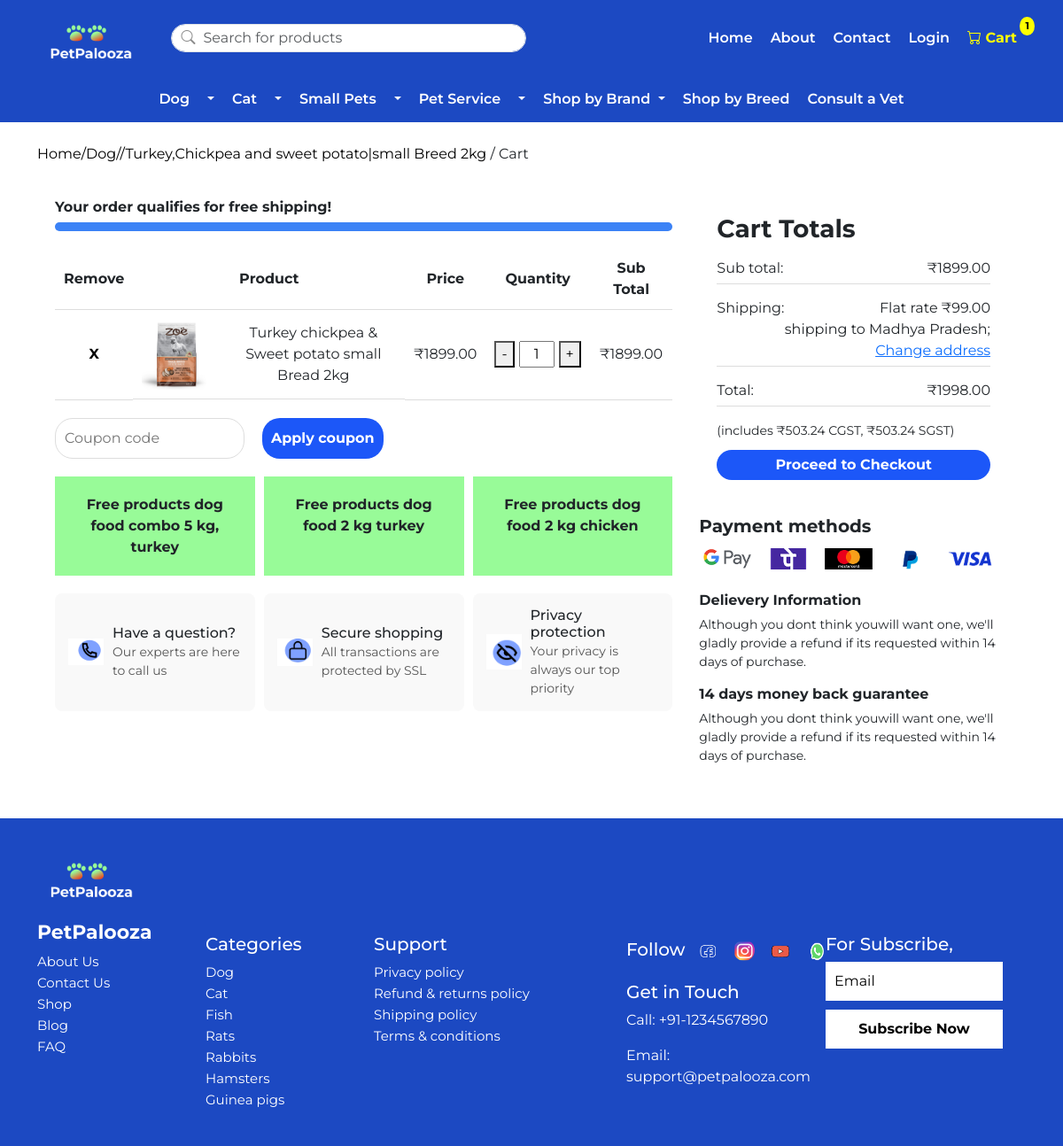
The page /cart on the database its author committed.
### pets/models.py (models this page shows, shortened)
class SiteLogo(models.Model):
    image = models.ImageField(upload_to='logos/')
    alt_text = models.CharField(max_length=100, default="Site Logo")

class Productmain(models.Model):
    name = models.CharField(max_length=200)
    image = models.ImageField(upload_to="products/")
    price = models.DecimalField(max_digits=10, decimal_places=2)

class FooterIcon(models.Model):
    title = models.CharField(max_length=100)
    description = models.TextField()
    icon = models.ImageField(upload_to="footer_icons/")

class PaymentMethod(models.Model):
    name = models.CharField(max_length=100)
    icon = models.ImageField(upload_to="payment_icons/")

class FooterContent(models.Model):
    logo = models.ImageField(upload_to="footer_logo/", blank=True, null=True)

class SocialIcon(models.Model):
    name = models.CharField(max_length=50)  # Facebook, Instagram, etc.
    icon = models.ImageField(upload_to="social_icons/")  # just image

### pets/views.py (the view)
# urls.py: path("cart",views.cart,name="cart"),
def cart(request):
    cart_items = Productmain.objects.all()
    subtotal = sum(item.price for item in cart_items)
    shipping = Decimal("99.00")
    total = subtotal + shipping
    tax = subtotal * Decimal("0.265")  # Example calculation
    payment_methods = PaymentMethod.objects.all()
    footer_icons = FooterIcon.objects.all()
    context = {
        "cart_items": cart_items,
        "subtotal": subtotal,
        "shipping": shipping,
        "total": total,
        "tax": tax,
        "payment_methods": payment_methods,
        "footer_icons": footer_icons,
    }
    return render(request, "cart.html", context)

### pets/context_processors.py (called while the page is built)
def site_logo(request):
    logo = SiteLogo.objects.first()
    return {"site_logo": logo}

def footer_context(request):
    footer_logo = FooterContent.objects.first()
    social_icons = SocialIcon.objects.all()
    return {
        "footer_logo": footer_logo,
        "social_icons": social_icons,
    }

def brand(request):
     brands = Brand.objects.all()
     return{
         "brands":brands
     }

### pets/templates/cart.html (shortened to what this page needs)
 {% extends "base.html" %}
{% load static %}
{% block content %}
<!DOCTYPE html>
<html lang="en">
<head>
</head>
<body>
<p>
  <a href="{% url 'home' %}" style="color: black;text-decoration: none;">Home/Dog//Turkey,Chickpea and sweet potato|small Breed 2kg</a> / Cart
</p>
<div class="cart-container">
  <div class="cart-content">
    <div class="cart-left">
      <div class="progress-container">
        <p>Your order qualifies for free shipping!</p>
        <div class="progress-bar">
          <div class="progress-fill"></div>
        </div>
      </div>
      <table class="cart-table">
        <thead>
          <tr>
            <th>Remove</th>
            <th>Product</th>
            <th>Price</th>
            <th>Quantity</th>
            <th>Sub Total</th>
          </tr>
        </thead>
        <tbody>
          {% for item in cart_items %}
          <tr>
            <td><button class="remove-btn">X</button></td>
            <td class="product-info">
              <img src="{{ item.image.url }}" alt="{{ item.name }}">
              <span>{{ item.name }}</span>
            </td>
            <td>₹{{ item.price }}</td>
            <td>
              <div class="quantity-box">
  <button class="decrease">-</button>
  <input type="text" value="1" min="1">
  <button class="increase">+</button>
</div>
            </td>
            <td>₹{{ item.price }}</td>
          </tr>
          {% endfor %}
        </tbody>
      </table>
      <div class="coupon">
        <input type="text" placeholder="Coupon code">
        <button class="btn">Apply coupon</button>
      </div>
      <div class="offers">
        <div class="offer-box">Free products dog food combo 5 kg, turkey</div>
        <div class="offer-box">Free products dog food 2 kg turkey</div>
        <div class="offer-box">Free products dog food 2 kg chicken</div>
      </div>
      <div class="footer-info">
  {% for f in footer_icons %}
    <div class="footer-item">
      <img src="{{ f.icon.url }}" alt="{{ f.title }}" class="footer-icon">
      <div class="footer-text">
        <h4>{{ f.title }}</h4>
        <p>{{ f.description }}</p>
      </div>
    </div>
  {% endfor %}
</div>
    </div>
    <div class="cart-right">
      <div class="cart-totals">
        <h3 style="font-weight: bold;">Cart Totals</h3>
        <p>Sub total: <span>₹{{ subtotal }}</span></p>
        <p class="shipping">
    <span>Shipping:</span>
    <span>
      Flat rate ₹{{ shipping }}<br>
      shipping to Madhya Pradesh;<br>
      <a href="#">Change address</a>
    </span>
  </p>
        <p>Total: <span>₹{{ total }}</span></p>
        <small>(includes ₹{{ tax|floatformat:2 }} CGST, ₹{{ tax|floatformat:2 }} SGST)</small>
        <button class="checkout-btn">Proceed to Checkout</button>
      </div>
      <div class="payments">
        <h5 style="font-weight: bold;">Payment methods</h5>
        {% for method in payment_methods %}
          <img src="{{ method.icon.url }}" alt="{{ method.name }}">
        {% endfor %}
      </div>
<div class="delievery" style="font-size: 14px;">
     <h6 style="font-weight: bold;">Delievery Information</h6>
     <p>Although you dont think youwill want one, we'll gladly provide a refund if its requested
      within 14 days of purchase.
     </p>
     <h6 style="font-weight: bold;">14 days money back guarantee</h6>
     <p>Although you dont think youwill want one, we'll gladly provide a refund if its requested
      within 14 days of purchase.
     </p>
    </div>
  </div>
</div>
</div>
</body>
</html>
{% endblock %}

### pets/templates/base.html (shortened to what this page needs)
{% load static %}
<!DOCTYPE html>
<html lang="en">
<head>
  <link href="https://cdn.jsdelivr.net/npm/bootstrap@5.3.2/dist/css/bootstrap.min.css" rel="stylesheet">
  <link href="https://cdn.jsdelivr.net/npm/bootstrap-icons/font/bootstrap-icons.css" rel="stylesheet">
<link href="https://cdnjs.cloudflare.com/ajax/libs/font-awesome/6.5.1/css/all.min.css" rel="stylesheet">
</head>
<body>
<header class="top-bar py-2">
  <div class="container d-flex align-items-center justify-content-between">
    <a class="d-flex align-items-center text-white text-decoration-none" href="{% url 'home' %}">
      {% if site_logo and site_logo.image %}
        <img src="{{ site_logo.image.url }}" alt="{{ site_logo.alt_text }}" height="60" style="margin-top: 10px;" class="me-2">
      {% endif %}
    </a>
    <div class="search-wrap flex-grow-1 mx-4">
      <i class="bi bi-search"></i>
      <input type="search" class="form-control" placeholder="Search for products" style="color: #000;" />
    </div>
<ul class="nav top-links align-items-center">
  <li class="nav-item">
    <a class="nav-link {% if request.resolver_match.url_name == 'home' %}active{% endif %}" href="{% url 'home' %}">Home</a>
  </li>
  <li class="nav-item">
    <a class="nav-link {% if request.resolver_match.url_name == 'about' %}active{% endif %}" href="{% url 'about' %}">About</a>
  </li>
  <li class="nav-item">
    <a class="nav-link {% if request.resolver_match.url_name == 'contact' %}active{% endif %}" href="{% url 'contact' %}">Contact</a>
  </li>
  <li class="nav-item">
    <a class="nav-link {% if request.resolver_match.url_name == 'login' %}active{% endif %}" href="{% url 'login' %}">Login</a>
  </li>
  <li class="nav-item cart-wrap">
    <a class="nav-link {% if request.resolver_match.url_name == 'cart' %}active{% endif %}" href="{% url 'cart' %}">
      <i class="bi bi-cart"></i> Cart
      <span class="cart-badge">1</span>
    </a>
  </li>
</ul>
  </div>
</header>
<div class="category-bar py-2">
  <div class="container">
    <ul class="nav category-nav justify-content-center">
  <li class="nav-item dropdown d-flex align-items-center">
<a class="nav-link {% if request.path == '/dog/' %}active{% endif %}" href="{% url 'dog' %}">
      Dog
    </a>
  <a class="nav-link dropdown-toggle " href="#" role="button" data-bs-toggle="dropdown" aria-expanded="false"></a>
</li>
  <ul class="nav category-nav justify-content-center">
  <li class="nav-item dropdown d-flex align-items-center">
  <a class="nav-link" href="{% url 'cat' %}">
    Cat
  </a>
  <a class="nav-link dropdown-toggle " href="#" role="button" data-bs-toggle="dropdown" aria-expanded="false"></a>
</li>
  <ul class="nav category-nav justify-content-center">
  <li class="nav-item dropdown d-flex align-items-center">
  <a class="nav-link" href="{% url 'smallpets' %}">
    Small Pets
  </a>
  <a class="nav-link dropdown-toggle " href="#" role="button" data-bs-toggle="dropdown" aria-expanded="false"></a>
    </li>
  <ul class="nav category-nav justify-content-center">
  <li class="nav-item dropdown d-flex align-items-center">
  <a class="nav-link" href="{% url 'petservice' %}">
    Pet Service
  </a>
  <a class="nav-link dropdown-toggle " href="#" role="button" data-bs-toggle="dropdown" aria-expanded="false"></a>
  </ul>
    <li class="nav-item dropdown d-flex align-items-center">
<li class="nav-item dropdown d-flex align-items-center">
    <a class="nav-link dropdown-toggle"  role="button" id="shopByBrandDropdown" data-bs-toggle="dropdown" aria-expanded="false">
        Shop by Brand
    </a>
</li>
      <li class="nav-item"><a class="nav-link" href="#">Shop by Breed</a></li>
      <li class="nav-item"><a class="nav-link" href="{% url 'vetdoctor' %}">Consult a Vet</a></li>
    </ul>
  </div>
</div>
<div class="container my-4">
  {% block content %}{% endblock %}
</div>
<footer class="footer">
  <div class="container">
    <div class="row">
      <div class="col-md-2 col-6 footer-col">
        {% if footer_logo and footer_logo.logo %}
          <img src="{{ footer_logo.logo.url }}" alt="PetPalooza Logo" class="footer-logo">
        {% endif %}
        <h5 class="footer-title">PetPalooza</h5>
         <ul>
          <li><a href="#">About Us</a></li>
          <li><a href="#">Contact Us</a></li>
          <li><a href="#">Shop</a></li>
          <li><a href="#">Blog</a></li>
          <li><a href="#">FAQ</a></li>
        </ul>
      </div>
      <div class="col-md-2 col-6 footer-col" style="margin-top:90px;">
        <h5 class="footer-heading">Categories</h5>
        <ul>
          <li><a href="#">Dog</a></li>
          <li><a href="#">Cat</a></li>
          <li><a href="#">Fish</a></li>
          <li><a href="#">Rats</a></li>
          <li><a href="#">Rabbits</a></li>
          <li><a href="#">Hamsters</a></li>
          <li><a href="#">Guinea pigs</a></li>
        </ul>
      </div>
      <div class="col-md-3 col-6 footer-col" style="margin-top: 90px;">
        <h5 class="footer-heading">Support</h5>
        <ul>
          <li><a href="#">Privacy policy</a></li>
          <li><a href="#">Refund & returns policy</a></li>
          <li><a href="#">Shipping policy</a></li>
          <li><a href="#">Terms & conditions</a></li>
        </ul>
      </div>
        <div class="col-md-2 col-6 footer-col" style="margin-top: 80px;">
  <div class="d-flex align-items-center">
    <h5 class="footer-heading mt-3 me-2">Follow</h5>
    <div class="social-icons d-flex">
      {% for icon in social_icons %}
        <img src="{{ icon.icon.url }}" alt="{{ icon.name }}" class="mx-1" style="width:24px; height:24px;">
      {% endfor %}
    </div>
  </div>
        <h5 class="footer-heading mt-3">Get in Touch</h5>
        <p>Call: +91-1234567890</p>
        <p>Email: support@petpalooza.com</p>
      </div>
      <div class="col-md-2 col-12 footer-col" style="margin-top: 90px; margin-left: 35px;">
        <h5 class="footer-heading">For Subscribe,</h5>
        <form class="subscribe-form">
          <input type="email" placeholder="Email">
          <button type="submit">Subscribe Now</button>
        </form>
      </div>
    </div>
  </div>
</footer>
</body>
</html>

### pets/templates/base.html (style rules this page uses)
body { font-family: 'Montserrat', sans-serif; margin:0; }
.top-bar, .category-bar { background:#1c49c2; color:#fff; }
.search-wrap { position: relative; }
.search-wrap .form-control { border-radius: 28px; gap: 20px; padding: 3px 36px; color: #000 !important; width: 70%; }
.search-wrap .bi-search { position: absolute; left: 12px; top: 50%; transform: translateY(-50%); color: rgba(0,0,0,0.45); }
.top-links .nav-link, .category-nav .nav-link { color: #fff !important; font-weight: 600; padding: 6px 10px; }
.cart-wrap { position: relative; }
.cart-badge { position: absolute; top: -6px; right: -10px; background: yellow; color: #000; font-weight:700; font-size:.72rem; padding: 2px 6px; border-radius: 50%; }
.nav-link.active { color: yellow !important; font-weight: bold; }
.footer { background: #1c49c2; color: #fff; padding: 40px 20px; }
.footer .footer-logo { width: 120px; margin-bottom: 10px; }
.footer-title { font-weight: bold; margin-top: 5px; font-size: 22px; }
.footer ul { list-style: none; padding: 0; margin: 0; }
.footer ul li a { text-decoration: none; color: #fff; transition: 0.3s; font-size: 15px; }
.social-icons { display: flex; gap: 10px; margin-top: 10px; }
.social-icons img { width: 28px; height: 28px; border-radius: 50%; }
.subscribe-form { display: flex; flex-direction: column; gap: 10px; width: 200px; }
.subscribe-form input { padding: 10px; border: none; }
.subscribe-form input::placeholder { color: #000; opacity: 1; }
.subscribe-form button { padding: 10px; border: none; background: #fff; color: #000; cursor: pointer; font-weight: bold; transition: 0.3s; }
.nav-link.active { color: yellow !important; }
.nav-link { color: #000; }

### pets/templates/cart.html (style rules this page uses)
.cart-container { max-width: 1200px; margin: auto; padding: 20px; }
.cart-content { display: flex; gap: 30px; }
.cart-left { flex: 2; }
.cart-right { flex: 1; display: flex; flex-direction: column; gap: 20px; }
.progress-container { margin-bottom: 20px; }
.progress-container p { font-weight: bold; margin-bottom: 5px; }
.progress-bar { background: #eee; border-radius: 5px; height: 10px; overflow: hidden; }
.progress-fill { width: 100%; height: 100%; background: #3b82f6; }
.cart-table { width: 100%; border-collapse: collapse; margin-bottom: 20px; }
.cart-table th, .cart-table td { border-bottom: 1px solid #ddd; padding: 10px; text-align: center; }
.cart-table img { width: 80px; margin-right: 10px; }
.product-info { display: flex; align-items: center; gap: 10px; }
.remove-btn { background: none; border: none; color: black; font-weight: bold; cursor: pointer; }
.quantity-box { display: flex; align-items: center; gap: 5px; }
.quantity-box input { width: 40px; text-align: center; }
.coupon { display: flex; margin: 20px 0; gap: 20px; }
.coupon input { flex: 0.3; padding: 10px; border: 1px solid #ddd; border-radius: 20px ; }
.coupon .btn { background: #1c57f8; color: #fff; padding: 10px; border: none; border-radius: 20px; cursor: pointer; font-weight: bold; }
.offers { display: flex; gap: 10px; margin: 20px 0; }
.offer-box { background: #98fb98; padding: 20px; flex: 1; text-align: center; font-weight: bold; }
.cart-totals { padding: 20px; border-radius: 8px; }
.cart-totals h3 { margin-bottom: 15px; }
.cart-totals p { display: flex; justify-content: space-between; margin: 5px 0 15px 0; border-bottom: 1px solid #ddd; padding-bottom: 5px; }
.cart-totals p.shipping { flex-direction: row; }
.cart-totals p.shipping span:last-child { text-align: right; }
.checkout-btn { display: block; width: 100%; font-weight: bold; padding: 5px; background: #1c57f8; color: #fff; border: none; font-size: 16px; margin-top: 10px; cursor: pointer; border-radius: 25px; }
.payments img { height: 24px; margin: 5px; }
.footer-info { display: flex; justify-content: space-between; gap: 10px; }
.footer-info .footer-item { display: flex; align-items: center; flex: 1; background: #f9f9f9; padding: 15px; border-radius: 8px; gap: 10px; }
.footer-info img.footer-icon { width: 40px; height: 40px; object-fit: contain; }
.footer-text h4 { margin: 0; font-size: 16px; }
.footer-text p { margin: 2px 0 0; font-size: 14px; color: #555; }

### rows shown on the page
SiteLogo: image (picture)
Productmain: image (picture), name "Turkey chickpea & Sweet potato small Bread 2kg", price "1899.00"
FooterIcon: icon (picture), title "Have a question?", description "Our experts are here to call us"
FooterIcon: icon (picture), title "Secure shopping", description "All transactions are protected by SSL"
FooterIcon: icon (picture), title "Privacy protection", description "Your privacy is always our top priority"
PaymentMethod: icon (picture)
PaymentMethod: icon (picture)
PaymentMethod: icon (picture)
PaymentMethod: icon (picture)
PaymentMethod: icon (picture)
FooterContent: logo (picture)
SocialIcon: icon (picture)
SocialIcon: icon (picture)
SocialIcon: icon (picture)
SocialIcon: icon (picture)

### other values the page prints
{{ subtotal }} "1899.00"
{{ shipping }} "99.00"
{{ total }} "1998.00"
{{ tax|floatformat:2 }} "503.24"
